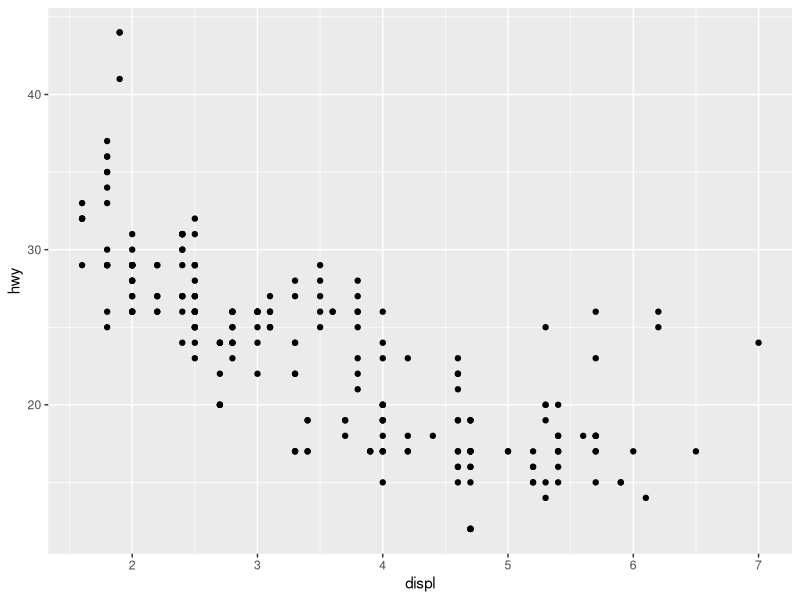
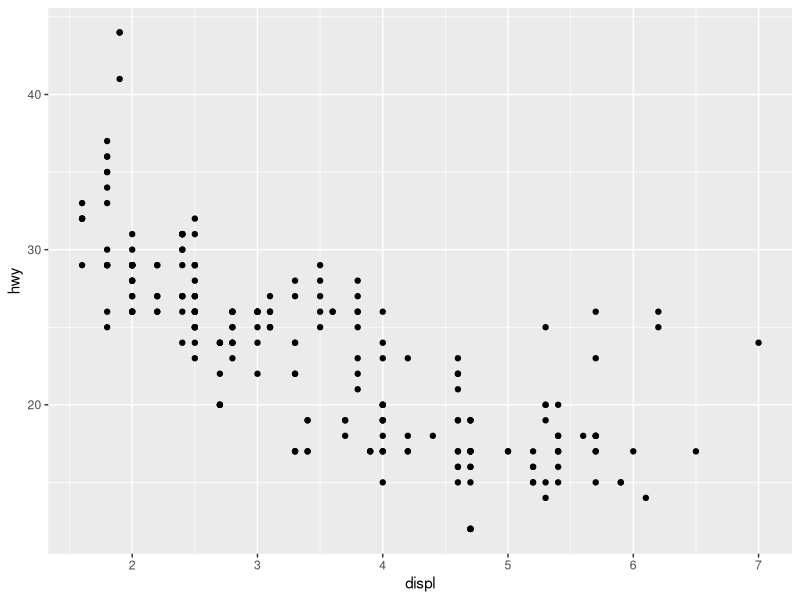
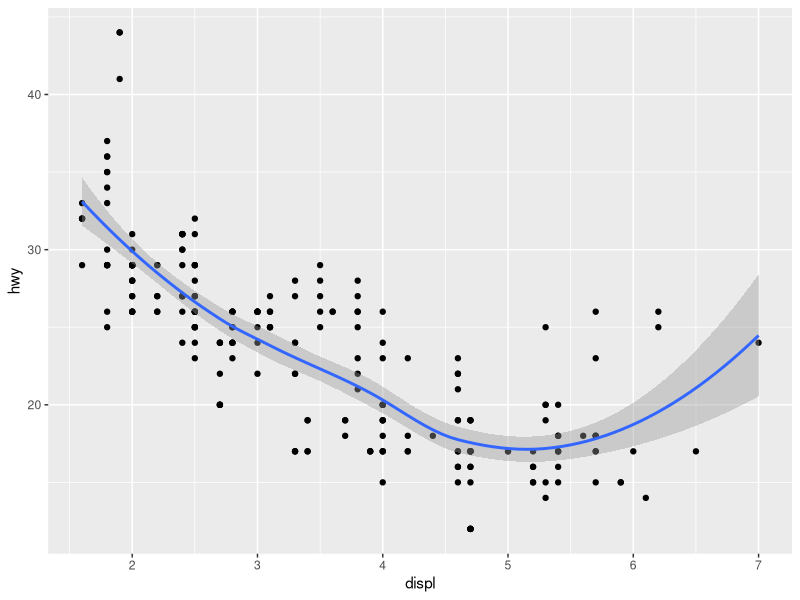
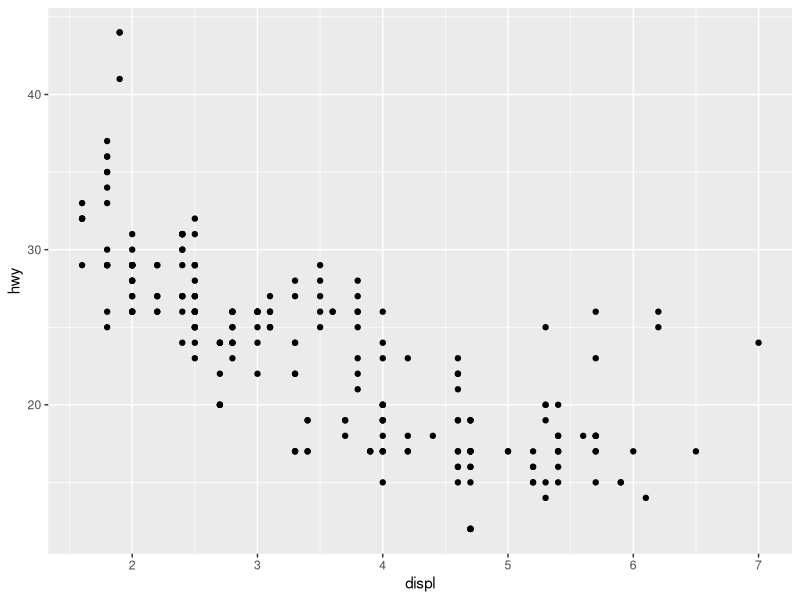
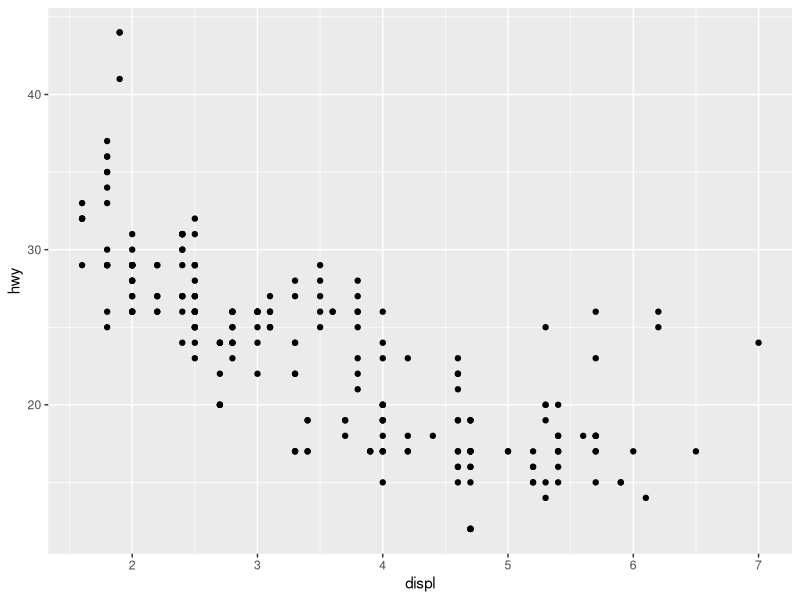
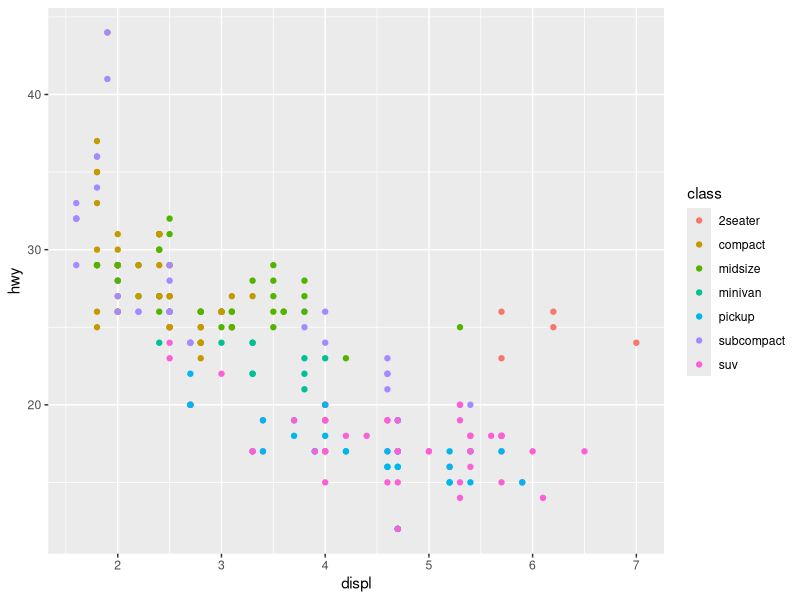
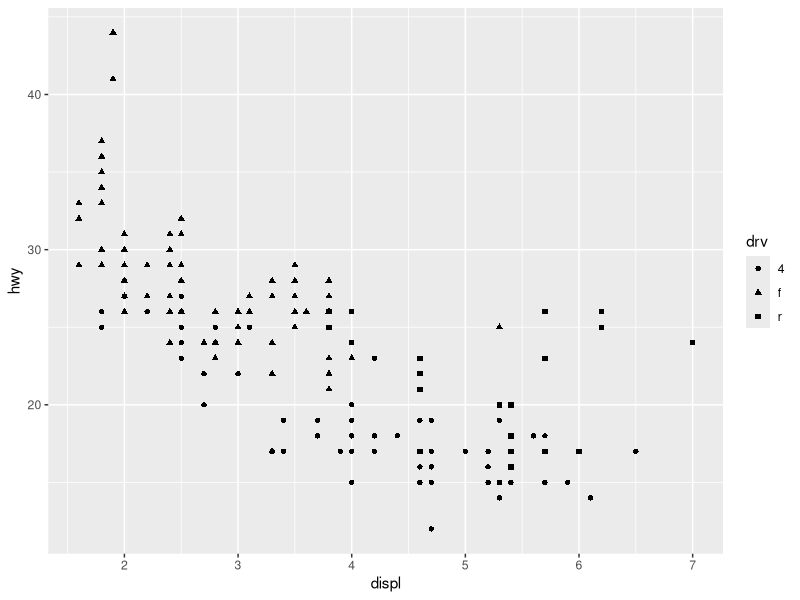
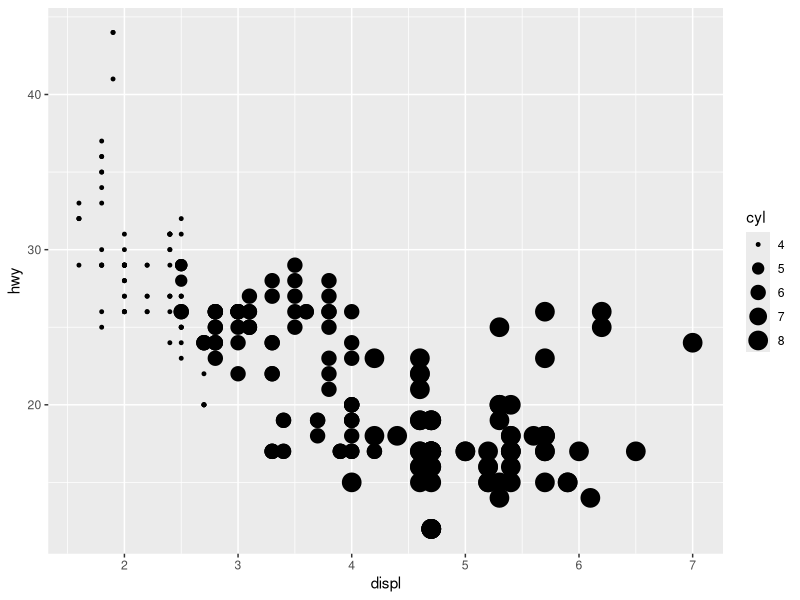

These figures' R source, in order:
library(ggplot2)

mpg

ggplot() +
  geom_point(data = mpg,
             mapping = aes(x = displ, y = hwy))

p <- ggplot() +
  geom_point(data = mpg,
             mapping = aes(x = displ, y = hwy))
p

p + geom_smooth(data = mpg,
                mapping = aes(x = displ, y = hwy))

ggplot(data = mpg,
       mapping = aes(x = displ, y = hwy)) +
  geom_point()

ggplot(mpg, aes(displ, hwy)) +
  geom_point()

ggplot(mpg, aes(x = displ, y = hwy, color = class)) +
  geom_point()

ggplot(mpg, aes(x = displ, y = hwy, shape = drv)) +
  geom_point()

ggplot(mpg, aes(x = displ, y = hwy, size = cyl)) +
  geom_point()

ggplot(mpg, aes(x = displ, y = hwy, color = class, shape = drv, size = cyl)) +
  geom_point()

p <- ggplot(mpg, aes(x = displ, y = hwy)) +
  geom_point() +
  facet_wrap(~ drv)
p

p + geom_smooth(method = "lm", se = FALSE)
